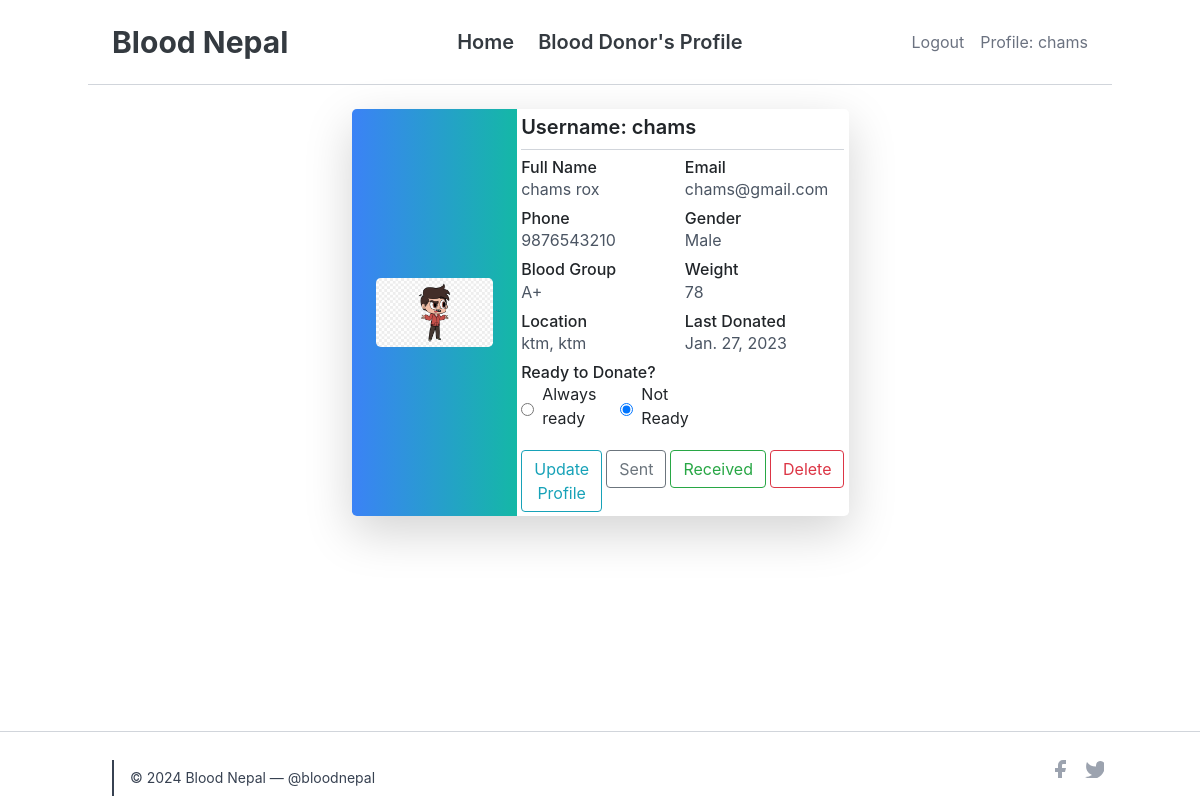
The app's page /profile (signed in), older data.
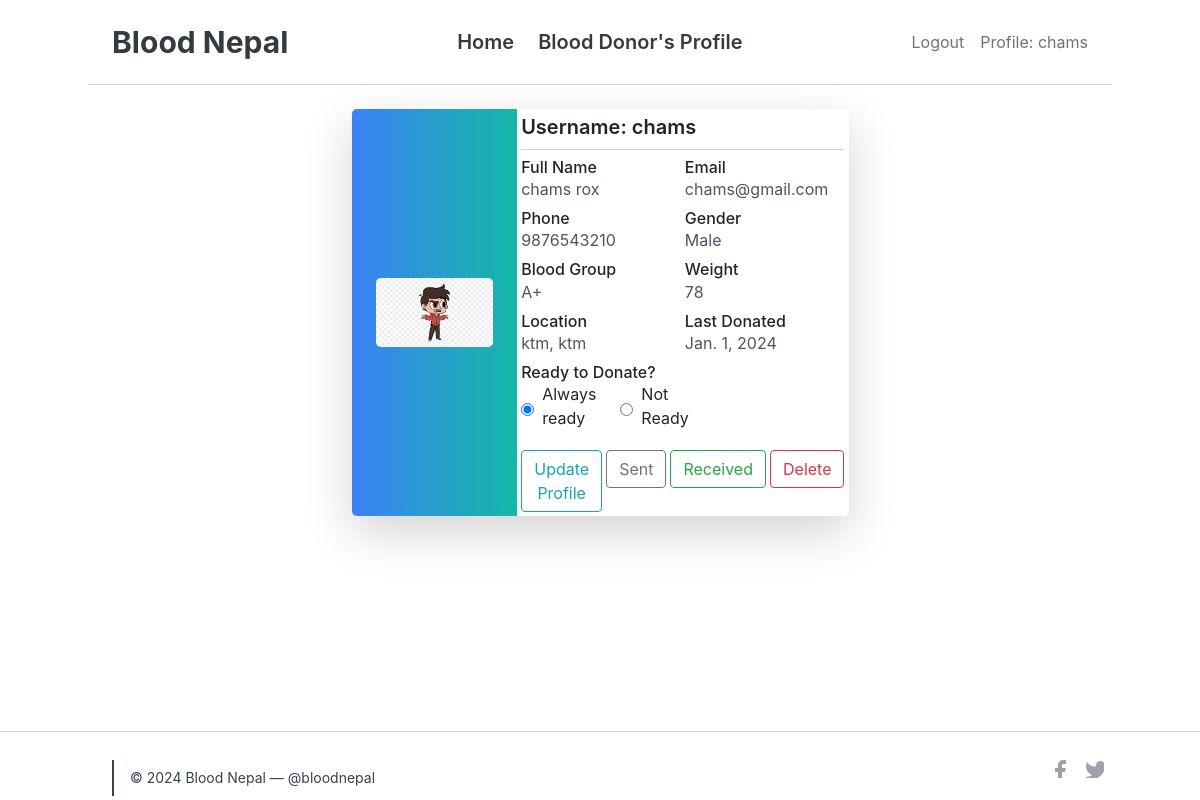
The same page, newer data.
### profile_/models.py (models this page shows, shortened)
class SignUp(models.Model):
    user = models.OneToOneField(User, on_delete = models.CASCADE , unique=True)
    full_name = models.CharField(max_length = 120, null=False, blank=False )
    email = models.EmailField(unique=True, null=False, blank=False)
    phone = models.CharField(max_length=10,null=True)
    gender = models.CharField(max_length=6, choices= GenderChoices , default='Male')
    profile_photo = models.ImageField(upload_to = 'images/')
    location = models.CharField(max_length=40)
    blood_group = models.CharField(choices=Blood_Group_Choices,max_length=3)
    weight = models.IntegerField( null=True, blank=False)
    ready_to_donate = models.CharField(choices=R_CHOICES ,null=True, max_length=4)
    last_donation = models.DateField(null=True)
    class Meta:
        unique_together = ('email','phone')

### profile_/views.py (the view)
# urls.py: path("profile", views.profile, name="profile"),
@login_required
def profile(request):
    username = request.user.username # Gets the username of user who is logged in from User table
    try:
        signup_user = SignUp.objects.get(user = request.user)
        return render(request, "profile/profile.html", {'signup_user':signup_user, 'username': username})
    except SignUp.DoesNotExist:
        return redirect('signup')

### profile_/templates/profile/profile.html (shortened to what the changed rows need)
{% extends 'profile/base.html' %}
{% block body %}
<section class="bg-white py-2">
  <div class="container mx-auto py-3">
    <div class="flex justify-center items-center">
      <div class="w-full lg:w-1/2 mb-4 lg:mb-0">
        <div class="bg-white shadow-lg rounded-lg overflow-hidden">
          <div class="flex">
            <div class="w-1/3 bg-gradient-to-r from-blue-500 to-teal-500 flex items-center justify-center p-4">
              <a href="{{signup_user.profile_photo.url}}">
                <img src="{{signup_user.profile_photo.url}}" alt="Profile Photo" class="w-72 h-auto rounded-lg" title="Profile Photo">
              </a>
            </div>
            <div class="w-2/3 p-1">
              <h6 class="text-xl font-semibold mb-1">Username: {{signup_user.user}}</h6>
              <hr class="my-2 border-gray-300">
              <div class="grid grid-cols-1 md:grid-cols-2 gap-1">
                <div class="mb-1">
                  <h6 class="font-medium">Full Name</h6>
                  <p class="text-gray-600">{{signup_user.full_name}}</p>
                </div>
                <div class="mb-1">
                  <h6 class="font-medium">Email</h6>
                  <p class="text-gray-600">{{signup_user.email}}</p>
                </div>
                <div class="mb-1">
                  <h6 class="font-medium">Phone</h6>
                  <p class="text-gray-600">{{signup_user.phone}}</p>
                </div>
                <div class="mb-1">
                  <h6 class="font-medium">Gender</h6>
                  <p class="text-gray-600">{{signup_user.gender}}</p>
                </div>
                <div class="mb-1">
                  <h6 class="font-medium">Blood Group</h6>
                  <p class="text-gray-600">{{signup_user.blood_group}}</p>
                </div>
                <div class="mb-1">
                  <h6 class="font-medium">Weight</h6>
                  <p class="text-gray-600">{{signup_user.weight}}</p>
                </div>
                <div class="mb-1">
                  <h6 class="font-medium">Location</h6>
                  <p class="text-gray-600">{{signup_user.location}}</p>
                </div>
                <div class="mb-1">
                  <h6 class="font-medium">Last Donated</h6>
                  <p class="text-gray-600">{{signup_user.last_donation}}</p>
                </div>
                <div class="mb-1">
                  <div class="flex items-center">
                    <input type="radio" id="yes" name="ready_to_donate" {% if signup_user.ready_to_donate == 'yes' %}checked{% endif %}>
                    <label for="yes" class="ml-2 mr-4">Always ready </label>
                    <input type="radio" id="no" name="ready_to_donate" {% if signup_user.ready_to_donate == 'no' %}checked{% endif %}>
                    <label for="no" class="ml-2">Not Ready</label>
                  </div>
                </div>
              </div>
              <div class="mt-2 flex space-x-1">
                <a href="{% url 'update_profile' signup_user.id %}" class="inline-block">
                </a>
                <a href="{% url 'request-sent' %}" class="inline-block">
                </a>
                <a href="{% url 'request-received' %}" class="inline-block">
                </a>
                <a href="{% url 'delete_profile' signup_user.id %}" class="inline-block">
                </a>
              </div>
            </div>
          </div>
        </div>
      </div>
    </div>
  </div>
</section>
{% endblock %}

Row changes from the older to the newer data that the page shows:
changed SignUp "chams rox": last_donation "Jan. 27, 2023" → "Jan. 1, 2024"; ready_to_donate "☐ Always ready" → "☑ Always ready"; ready_to_donate "☑ Not Ready" → "☐ Not Ready"
